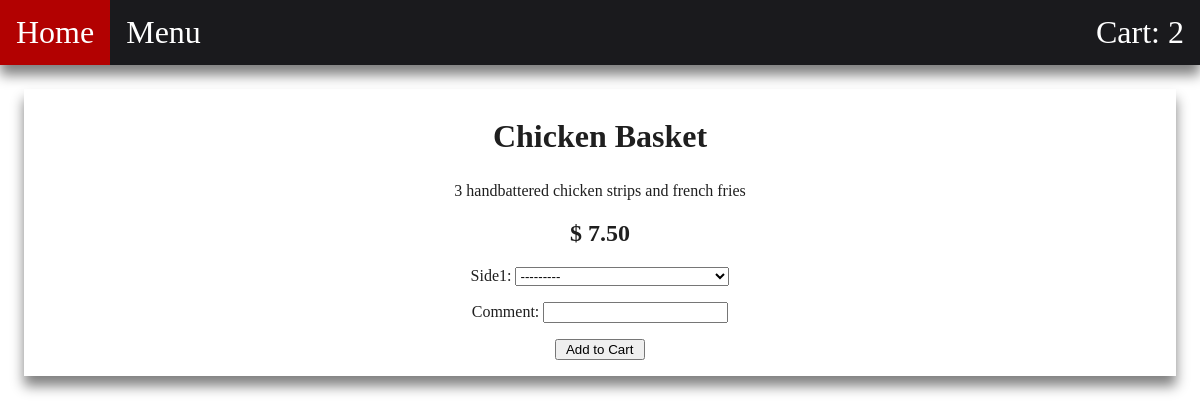
Page /item/Chicken Basket/ (signed in) on the committed database.
### app/models.py (models this page shows, shortened)
class menuItem(models.Model):
    name = models.CharField(max_length=100, null=False)
    cost = models.DecimalField(max_digits=6, decimal_places=2,null=False)
    description = models.CharField(max_length=400, null=False)
    image = models.ImageField(null=True,blank=True,upload_to="images/")
    type = models.CharField(max_length=20)

### app/views.py (the view, shortened to what this page needs)
# urls.py: path('item/<itemname>/', views.itemPage, name="item"),
def itemPage(request, itemname):
    item = menuItem.objects.get(name=itemname)
    bigFood = createBig()
    smallFood = createSmall()
    food = createCartItem()
    cart = Cart.objects.get(user=request.user)
    return render(request, 'item.html', {"item": item, "cartNum": cartItem.objects.all().count(),"bigFood": bigFood,"smallFood":smallFood, "food": food, "cart":cart})

### app/forms.py
class createBig(ModelForm):
    class Meta:
        model = cartItem
        fields = ['side1', 'side2', 'comment']

class createSmall(ModelForm):
    class Meta:
        model = cartItem
        fields = ['side1', 'comment']

### app/templates/item.html (shortened to what this page needs)
{% load static %}
<!DOCTYPE html>
<html>
  <head>
    <link
      rel="stylesheet"
      href="https://use.fontawesome.com/releases/v5.6.1/css/all.css"
    />
    <link rel="stylesheet" href="{% static 'food-style.css' %}" />
  </head>
  <body>
    <nav class="sticky">
      <a href="{% url 'home' %}" title="Home">Home</a>
      <a name="all" href="{% url 'food' %}">Menu</a>
      {% if cartNum > 0 %}
      <a class="cartbtn" href="{% url 'cart' %}">Cart: {{cartNum}}</a>
      {% endif %}
    </nav>
    <div class="mainpage">
      <div id="content">
        <div id="itemBox" class="{{item.type}}">
          <h1 class="itemName">{{item.name}}</h1>
          <p class="itemDesc">{{item.description}}</p>
          <h2 class="itemPrice">$ {{item.cost}}</h2>
          {% if cart.status == "paid" %}
            <p>You have a pending order.  You cannot place another order until it is complete</p>
          {% elif cart.status == "unpaid" %}
            {% if item.type == "small" %}
            <form action="" method="POST">
                {% csrf_token %} {{smallFood.as_p}}
                <input type="submit" name="form_type" value=" Add to Cart " />
            </form>
            {% elif item.type == "big"%}
            <form action="" method="POST">
                {% csrf_token %} {{bigFood.as_p}}
                <input type="submit" name="form_type" value="Add to Cart " />
            </form>
            {% else %}
            <form action="" method="POST">
                {% csrf_token %} {{food.as_p}}
                <input type="submit" name="form_type" value="Add to Cart" />
            </form>
            {% endif %}
          {% endif %}
        </div>
      </div>
    </div>
  </body>
</html>

### app/static/food-style.css (style rules this page uses)
body { background-color:white; color: #1f1f1f; margin: 0; padding: 0; }
a { text-decoration: none; color: black; }
nav { overflow: hidden; background-color: #1a1a1d; margin: 0; padding: 0; box-shadow: 0px 10px 12px gray; }
nav a { float: left; font-size: 4vh; color: white; text-align: center; padding: 14px 16px; text-decoration: none; }
.sticky { position: -webkit-sticky; position: sticky; top: 0; }
.cartbtn { cursor: pointer; font-size: 4vh; margin: 0; float: right; }
.itemName { padding-bottom: 5px; }
.mainpage { margin: 1.5em; box-shadow: 0px 10px 12px gray; padding: 1em; padding-top: .5em; text-align: center; background-color: white; }
.itemName { float: center; }

### rows in the picture
menuItem: name "Chicken Basket", description "3 handbattered chicken strips and french fries", cost "7.50"

### other values in the picture
{{ cartNum }} "2"
